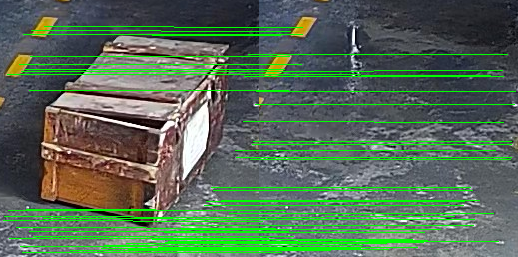
#> input picture huzh/job/goods_move/img1_save.png, 518 x 257 px; its folder holds only this picture in this run
$ python -i color_inrange.py   (imports and definitions only)
#> lines starting #> are read from the running program, lines starting #| are printed output that depends on the picture; after the words box and inside, x2 and y2 are one past the last pixel; in counts of white or black regions, pixels touching at a corner belong together
#> further down, picture is the input picture: shape (257, 518, 3); mean B, G, R 86.1, 108.9, 85.8
# !usr/bin/env python
# -*- coding:utf-8 -*-

'''
 Description  : 颜色提取
 Version      : 1.0
 Author       : huzhenhong
 Date         : 2021-03-19 08:53:26
 LastEditors  : huzhenhong
 LastEditTime : 2021-03-25 17:34:25
 FilePath     : \\python\\003_light_status_detection\\src\\color_pick.py
 Copyright    : All rights reserved.
'''

import os
import sys
import cv2 as cv
import numpy as np
from pathlib import Path

sys.path.append('..')
from base.utils import get_video_info, get_specify_files


class ColorInRange:
    def __init__(self, im, color='orange') -> None:
        self.__color_table = {
            'black': {'min': [0, 0, 0], 'max': [180, 255, 46]},
            'gray': {'min': [0, 0, 46], 'max': [180, 43, 220]},
            'white': {'min': [0, 0, 221], 'max': [180, 30, 255]},
            'red': {'min': [0, 43, 46], 'max': [10, 255, 255]},
            'red1': {'min': [156, 43, 46], 'max': [180, 255, 255]},
            'orange': {'min': [11, 43, 46], 'max': [25, 255, 255]},
            'yellow': {'min': [26, 43, 46], 'max': [34, 255, 255]},
            'green': {'min': [35, 43, 46], 'max': [77, 255, 255]},
            'cyan': {'min': [78, 43, 46], 'max': [99, 255, 255]},
            'blue': {'min': [100, 43, 46], 'max': [124, 255, 255]},
            'purple': {'min': [125, 43, 46], 'max': [155, 255, 255]},
        }

        self.__im = im
        self.__color = color
        self.__hsv = cv.cvtColor(im, cv.COLOR_BGR2HSV)

        self.__h_min, self.__s_min, self.__v_min = np.array(
            self.__color_table[color]['min']
        )
        self.__h_max, self.__s_max, self.__v_max = np.array(
            self.__color_table[color]['max']
        )

        self.__h_low = self.__h_min
        self.__h_up = self.__h_max
        self.__s_low = self.__s_min
        self.__s_up = self.__s_max
        self.__v_low = self.__v_min
        self.__v_up = self.__v_max

        cv.namedWindow('in_range', cv.WINDOW_NORMAL)
        cv.resizeWindow('in_range', 600, 800)

        cv.createTrackbar(
            'h_min', 'in_range', self.__h_min, self.__h_max, self.h_min_callback
        )
        cv.createTrackbar(
            'h_max', 'in_range', self.__h_max, self.__h_max, self.h_max_callback
        )
        cv.createTrackbar(
            's_min', 'in_range', self.__s_min, self.__s_max, self.s_min_callback
        )
        cv.createTrackbar(
            's_max', 'in_range', self.__s_max, self.__s_max, self.s_max_callback
        )
        cv.createTrackbar(
            'v_min', 'in_range', self.__v_min, self.__v_max, self.v_min_callback
        )
        cv.createTrackbar(
            'v_max', 'in_range', self.__v_max, self.__v_max, self.v_max_callback
        )

        cv.setTrackbarMin('h_min', 'in_range', self.__h_min)
        cv.setTrackbarMin('h_max', 'in_range', self.__h_min)
        cv.setTrackbarMin('s_min', 'in_range', self.__s_min)
        cv.setTrackbarMin('s_max', 'in_range', self.__s_min)
        cv.setTrackbarMin('v_min', 'in_range', self.__v_min)
        cv.setTrackbarMin('v_max', 'in_range', self.__v_min)

    def h_min_callback(self, x):
        self.__h_low = x
        self.inrange()

    def h_max_callback(self, x):
        self.__h_up = x
        self.inrange()

    def s_min_callback(self, x):
        self.__s_low = x
        self.inrange()

    def s_max_callback(self, x):
        self.__s_up = x
        self.inrange()

    def v_min_callback(self, x):
        self.__v_low = x
        self.inrange()

    def v_max_callback(self, x):
        self.__v_up = x
        self.inrange()

    def inrange(self):
        print('min: ', [self.__h_low, self.__s_low, self.__v_low])
        print('max: ', [self.__h_up, self.__s_up, self.__v_up])

        lower = np.array([self.__h_low, self.__s_low, self.__v_low])
        upper = np.array([self.__h_up, self.__s_up, self.__v_up])

        mask = cv.inRange(self.__hsv, lowerb=lower, upperb=upper)
        cv.imshow('mask', mask)
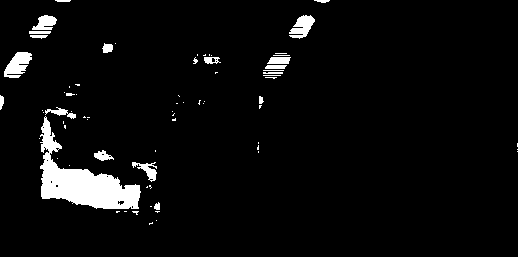
#> window 'mask': shape (257, 518); 4.5% white; 73 white regions (52 under 20 px), largest, box (x1, y1, x2, y2) and area: (40, 116, 141, 209) 3520, (4, 52, 32, 78) 448, (289, 15, 315, 39) 359

        contours, _ = cv.findContours(
            mask, cv.RETR_EXTERNAL, cv.CHAIN_APPROX_SIMPLE
        )
        sorted_contours = sorted(
            contours, key=lambda c: cv.contourArea(c), reverse=True
        )
        draw_img = cv.drawContours(
            self.__im.copy(), sorted_contours, 0, (255, 0, 255), 1
        )

        if len(sorted_contours) > 1:
            draw_img = cv.drawContours(
                draw_img, sorted_contours[1:], -1, (255, 255, 0), 1
            )

        mask = cv.cvtColor(mask, cv.COLOR_GRAY2BGR)
        cv.imshow('in_range', np.hstack((draw_img, mask)))
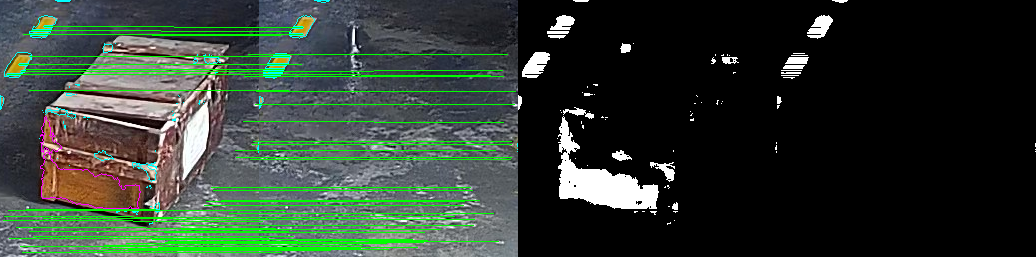
#> window 'in_range': shape (257, 1036, 3); mean B, G, R 50, 60.8, 48.3

        # [6 lines of commented-out code are left out]


def detect(im):
    h, w, _ = im.shape
    # roi = [0.642, 0.196, 0.658, 0.228]
    roi = [
        0.6474999315261892,
        0.18888885912483325,
        0.6649999304771477,
        0.2199999685781995,
    ]

    roi = [
        int(roi[0] * w),
        int(roi[1] * h),
        int(roi[2] * w),
        int(roi[3] * h),
    ]
    src = im[roi[1] : roi[3], roi[0] : roi[2]]
    ColorInRange(src, 'yellow')
    cv.waitKey()


# [115 lines of commented-out code are left out]

>>> import cv2
>>> picture = cv2.imread('../goods_move/img1_save.png')
>>> result = ColorInRange(picture).inrange()

$ run again, on huzh/job/goods_move/003.jpg
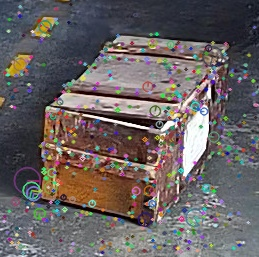
#> input picture huzh/job/goods_move/003.jpg, 259 x 257 px
#> picture is the input picture: shape (257, 259, 3); mean B, G, R 97.8, 97.8, 104.4
#> in inrange, `cv.imshow('mask', mask)`:
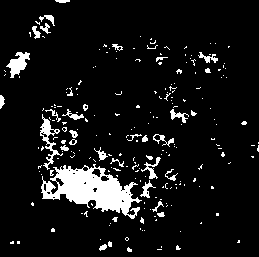
#> window 'mask': shape (257, 259); 8.4% white; 221 white regions (187 under 20 px), largest, box (x1, y1, x2, y2) and area: (41, 164, 142, 219) 2644, (40, 114, 63, 170) 338, (6, 52, 30, 78) 310
#> in inrange, `cv.imshow('in_range', np.hstack((draw_img, mask)))`:
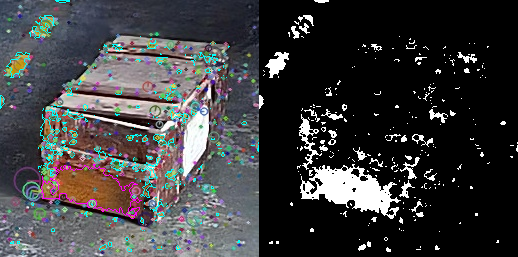
#> window 'in_range': shape (257, 518, 3); mean B, G, R 62.9, 61.5, 61.4
